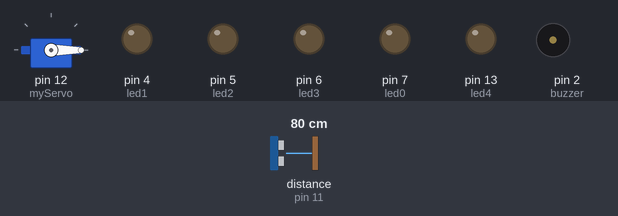
Simulated run of this sketch. Board: Arduino Uno, built with avr-gcc and run on an emulated ATmega328P. Parts: servo, output pins drawn as LEDs (lit = HIGH), buzzer (waves = sounding, pin HIGH). Wiring (inferred from the names in the program): ultrasonic range finder: trigger pin 10; echo pin 11. The inputs (shaded band) are chosen by the test bench; at power-on: distance to the obstacle (sensor on pin 11) 80 cm. The echo pulse lasts 58.3 µs per cm; pins used as bus, display or sensor lines are not drawn; what the sketch prints to the serial monitor is not drawn.

Above: at 0.01 s.
1.3 s: distance to the obstacle (sensor on pin 11) set to 2 cm
At 1.8 s:
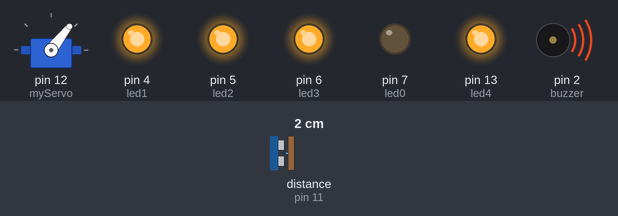
4.3 s: distance to the obstacle (sensor on pin 11) set to 9 cm
At 5.79 s:
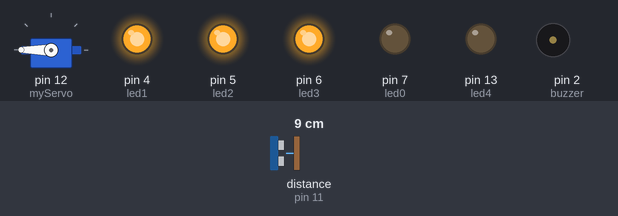
7.3 s: distance to the obstacle (sensor on pin 11) set to 120 cm
At 7.9 s:
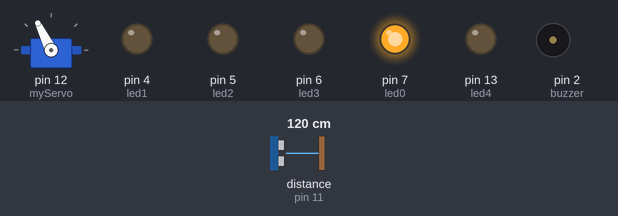
10.3 s: distance to the obstacle (sensor on pin 11) set to 18 cm
At 11.1 s:
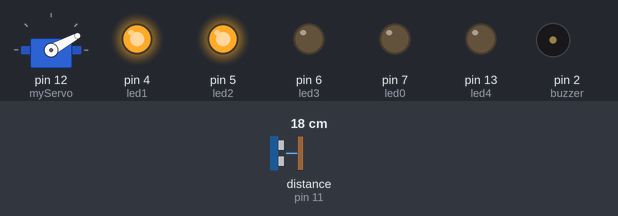
13.3 s: distance to the obstacle (sensor on pin 11) set to 35 cm
At 13.8 s:
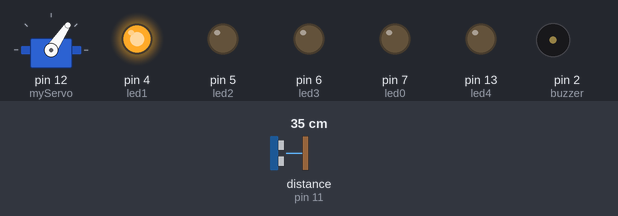
16.3 s: distance to the obstacle (sensor on pin 11) set to 250 cm
At 16.49 s:
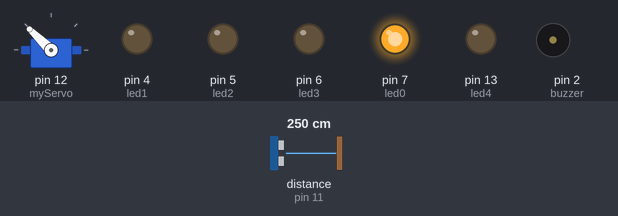
Timing chart, 0 to 20.3 s (numbered marks = the images above; inputs shaded):
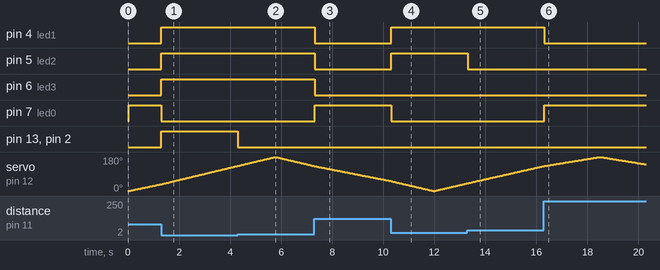

Measured:
- after the input at 1.3 s, pin 4 (led1), pin 5 (led2), pin 6 (led3), pin 13 (led4), pin 2 (buzzer): LOW → HIGH at once; pin 7 (led0): HIGH → LOW at once
- after the input at 4.3 s, pin 13 (led4), pin 2 (buzzer): HIGH → LOW at once
- after the input at 7.3 s, pin 4 (led1), pin 5 (led2), pin 6 (led3): HIGH → LOW at once; pin 7 (led0): LOW → HIGH at once
- after the input at 10.3 s, pin 4 (led1), pin 5 (led2): LOW → HIGH at once; pin 7 (led0): HIGH → LOW at once
- after the input at 13.3 s, pin 5 (led2): HIGH → LOW at once
- after the input at 16.3 s, pin 4 (led1): HIGH → LOW at once; pin 7 (led0): LOW → HIGH at once
- by itself, servo on pin 12 (myServo): rises from 132° to 180° in 2.1 s, then falls to 141° in 1.8 s

The sketch:

Radar.ino
```cpp
#include <Servo.h>.

const int trigPin = 10;
const int echoPin = 11;
const int buzzer = 2;
const int led4 = 13;
const int led3 = 6;
const int led2 = 5;
const int led1 = 4;
const int led0 = 7;


long duration;
int distance;
int safetyDistance;

Servo myServo;
void setup() {
  pinMode(trigPin, OUTPUT);
  pinMode(echoPin, INPUT);
  pinMode(buzzer, OUTPUT);
  pinMode(led4, OUTPUT);
  pinMode(led3, OUTPUT);
  pinMode(led2, OUTPUT);
  pinMode(led1, OUTPUT);
  pinMode(led0, OUTPUT);

  Serial.begin(9600);
  myServo.attach(12);
}
void loop() {

  for(int i=0;i<=180;i++){
  myServo.write(i);
  delay(30);
  distance = calculateDistance();

  Serial.print(i);
  Serial.print(",");
  Serial.print(distance);
  Serial.print(".");
  }

  for(int i=180;i>0;i--){
  myServo.write(i);
  delay(30);
  distance = calculateDistance();
  Serial.print(i);
  Serial.print(",");
  Serial.print(distance);
  Serial.print(".");
  }
}

int calculateDistance(){

  digitalWrite(trigPin, LOW);
  delayMicroseconds(2);
  digitalWrite(trigPin, HIGH);
  delayMicroseconds(10);
  digitalWrite(trigPin, LOW);
  duration = pulseIn(echoPin, HIGH);
  distance= duration*0.034/2;

   safetyDistance = distance;

if (safetyDistance <= 5){
  digitalWrite(buzzer, HIGH);
  digitalWrite(led4, HIGH);
}
else{
  digitalWrite(buzzer, LOW);
  digitalWrite(led4, LOW);
}

if (safetyDistance <= 10){
  digitalWrite(led3, HIGH);
}
else{
  digitalWrite(led3, LOW);
}

if (safetyDistance <= 20){
  digitalWrite(led2, HIGH);
}
else{
  digitalWrite(led2, LOW);
}

if (safetyDistance <= 40){
  digitalWrite(led1, HIGH);
}
else{
  digitalWrite(led1, LOW);
}

if (safetyDistance > 40){
  digitalWrite(led0, HIGH);
}
else{
  digitalWrite(led0, LOW);
}
return distance;

Serial.print("Distance: ");
Serial.println(distance);
delay(400);
}
```
